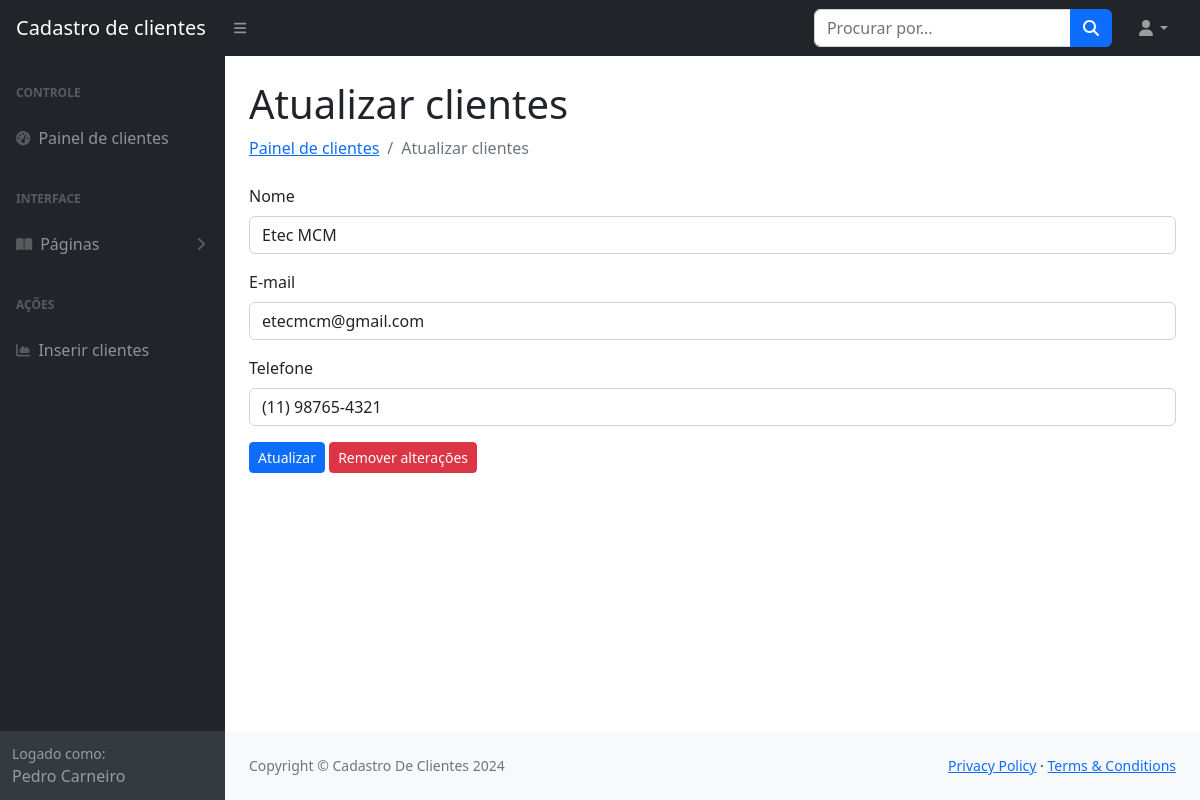
The page /painel/form_atualiza_cliente.php?id_cliente=1 (signed in) on the database its author committed.
### tables this page shows
CREATE TABLE `clientes` (
  `id_cliente` int(11) NOT NULL,
  `nome_cliente` varchar(255) NOT NULL,
  `email_cliente` varchar(255) NOT NULL,
  `telefone` varchar(255) NOT NULL
);

### painel/form_atualiza_cliente.php (the view, shortened to what this page needs)
<?php
    include 'conecta.php';
    $id_cliente = $_GET['id_cliente'];
    include 'menu.php';
?>
<div id="layoutSidenav_content">
    <main>
        <div class="container-fluid px-4">
            <h1 class="mt-4">Atualizar clientes</h1>
            <ol class="breadcrumb mb-4">
                <li class="breadcrumb-item"><a href="index.php">Painel de clientes</a></li>
                <li class="breadcrumb-item active">Atualizar clientes</li>
            </ol>
            <form action="atualiza_cliente.php?id_cliente=<?php echo $id_cliente; ?>" method="POST">
                <?php
                $sql = "SELECT * FROM clientes WHERE id_cliente = $id_cliente";
                $consulta = $conexao->query($sql);
                while ($dados = $consulta->fetch_assoc()) {
                    ?>
                    <div class="mb-3">
                        <label for="nome_clienteNovo" class="form-label">Nome</label>
                        <input type="text" class="form-control" name="nome_clienteNovo" required
                            value="<?php echo $dados['nome_cliente']; ?>">
                    </div>
                    <div class="mb-3">
                        <label for="email_clienteNovo" class="form-label">E-mail</label>
                        <input type="email" class="form-control" name="email_clienteNovo" required
                            value="<?php echo $dados['email_cliente']; ?>">
                    </div>
                    <div class="mb-3">
                        <label for="telefoneNovo" class="form-label">Telefone</label>
                        <input type="text" class="form-control" name="telefoneNovo" required
                            value="<?php echo $dados['telefone']; ?>">
                    </div>
                    <?php
                }
                ?>
                <button type="submit" class="btn btn-primary btn-sm" onclick="return confirmAtualiza()">Atualizar</button>
                <button type="reset" class="btn btn-danger btn-sm">Remover alterações</button>
            </form>
        </div>
    </main>
    <footer class="py-4 bg-light mt-auto">
        <div class="container-fluid px-4">
            <div class="d-flex align-items-center justify-content-between small">
                <div class="text-muted">Copyright &copy; Cadastro De Clientes 2024</div>
                <div>
                    <a href="#">Privacy Policy</a>
                    &middot;
                    <a href="#">Terms &amp; Conditions</a>
                </div>
            </div>
        </div>
    </footer>
</div>
</div>
</body>
</html>

### rows shown on the page
clientes: nome_clienteNovo "Etec MCM", email_clienteNovo "etecmcm@gmail.com", telefoneNovo "(11) 98765-4321"

### other values the page prints
$_SESSION['nome'] "Pedro Carneiro"
